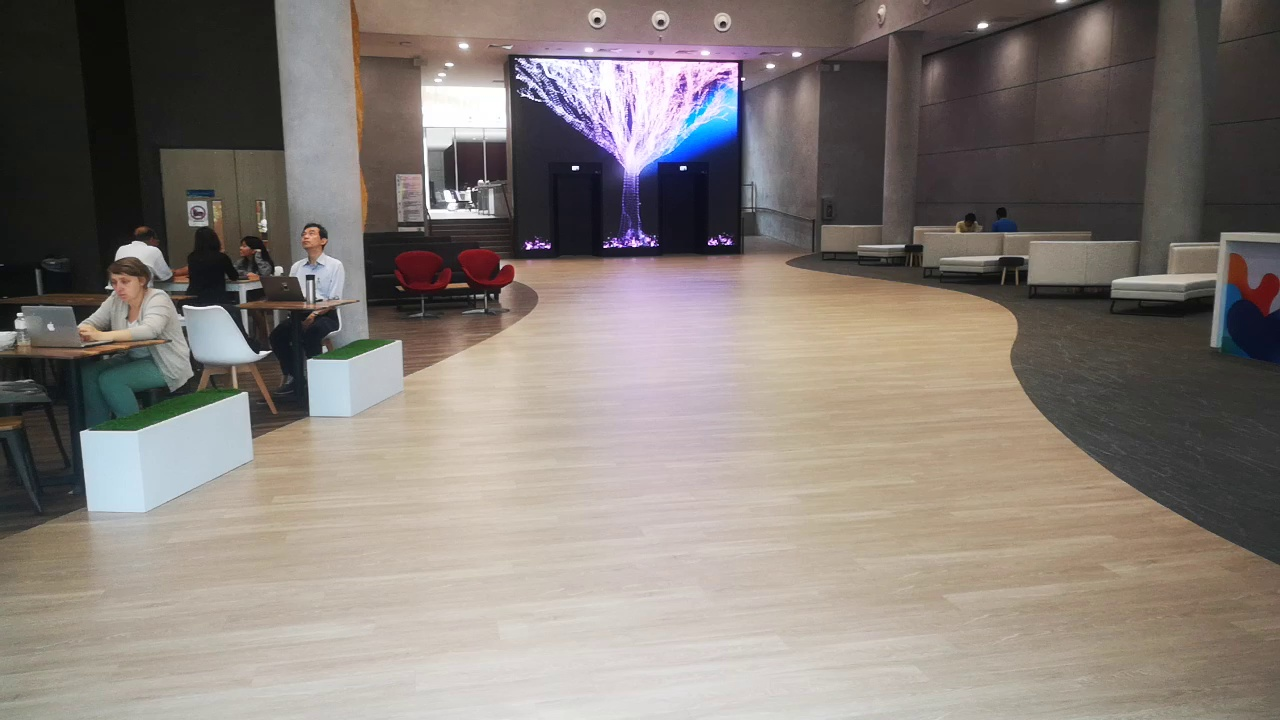
#> input picture data/frame0.jpg, 1280 x 720 px
$ python ima.py   (older library calls are emulated)
#> lines starting #> are read from the running program, lines starting #| are printed output that depends on the picture
#> further down, img2 is the input picture: shape (720, 1280, 3); mean R, G, B 133.5, 125.2, 119.4
# -*- coding: utf-8 -*-
"""
Created on Mon Apr 13 10:34:58 2020

@author: Mypc
"""


import os
import numpy as np
import matplotlib.pyplot as plt
import cv2
#from skimage.measure import structural_similarity as ssim
from skimage import measure
from PIL import Image
#img = plt.imread('new_img/frameL01P01.jpg150.jpg')
def img_edge(img):
    #define the vertical filter
    vertical_filter = [[-1,-2,-1], [0,0,0], [1,2,1]]

    #define the horizontal filter
    horizontal_filter = [[-1,0,1], [-2,0,2], [-1,0,1]]

    #read in the pinwheel image


    #get the dimensions of the image
    n,m,d = img.shape

    #initialize the edges image
    edges_img = img.copy()

    #loop over all pixels in the image
    for row in range(3, n-2):
        for col in range(3, m-2):

            #create little local 3x3 box
            local_pixels = img[row-1:row+2, col-1:col+2, 0]

            #apply the vertical filter
            vertical_transformed_pixels = vertical_filter*local_pixels
            #remap the vertical score
            vertical_score = vertical_transformed_pixels.sum()/4

            #apply the horizontal filter
            horizontal_transformed_pixels = horizontal_filter*local_pixels
            #remap the horizontal scoreplt.imshow(gray, cmap='gray')
            horizontal_score = horizontal_transformed_pixels.sum()/4

            #combine the horizontal and vertical scores into a total edge score
            edge_score = (vertical_score**2 + horizontal_score**2)**.5

            #insert this edge score into the edges image
            edges_img[row, col] = [edge_score]*3
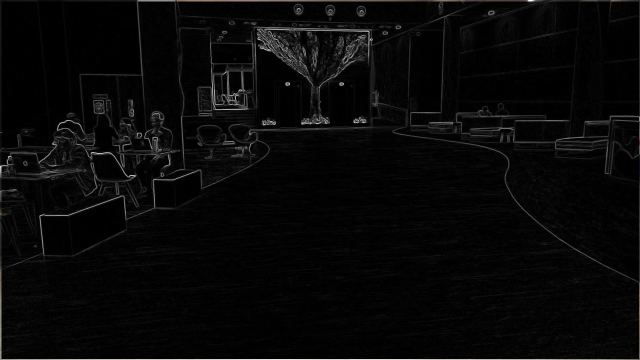
#> edges_img: shape (720, 1280, 3) (shown at 1/2 size); mean R, G, B 8.1, 8.1, 8

    #remap the values in the 0-1 range in case they went out of boundsQ
    edges_img = edges_img/edges_img.max()
    median_edges = np.median(edges_img, axis=0)
#> median_edges = 1280 rows, first 8: [0.133, 0.139, 0.133], [0.129, 0.135, 0.129], [0.118, 0.122, 0.12], [0.00784, 0.00784, 0.00784], [0.00784, 0.00784, 0.00784], [0.00784, 0.00784, 0.00784], [0.00784, 0.00784, 0.00784], [0.00784, 0.00784, 0.00784]
    med = np.mean(edges_img)
#> med = 0.0317
    edges_img[edges_img>med]=1
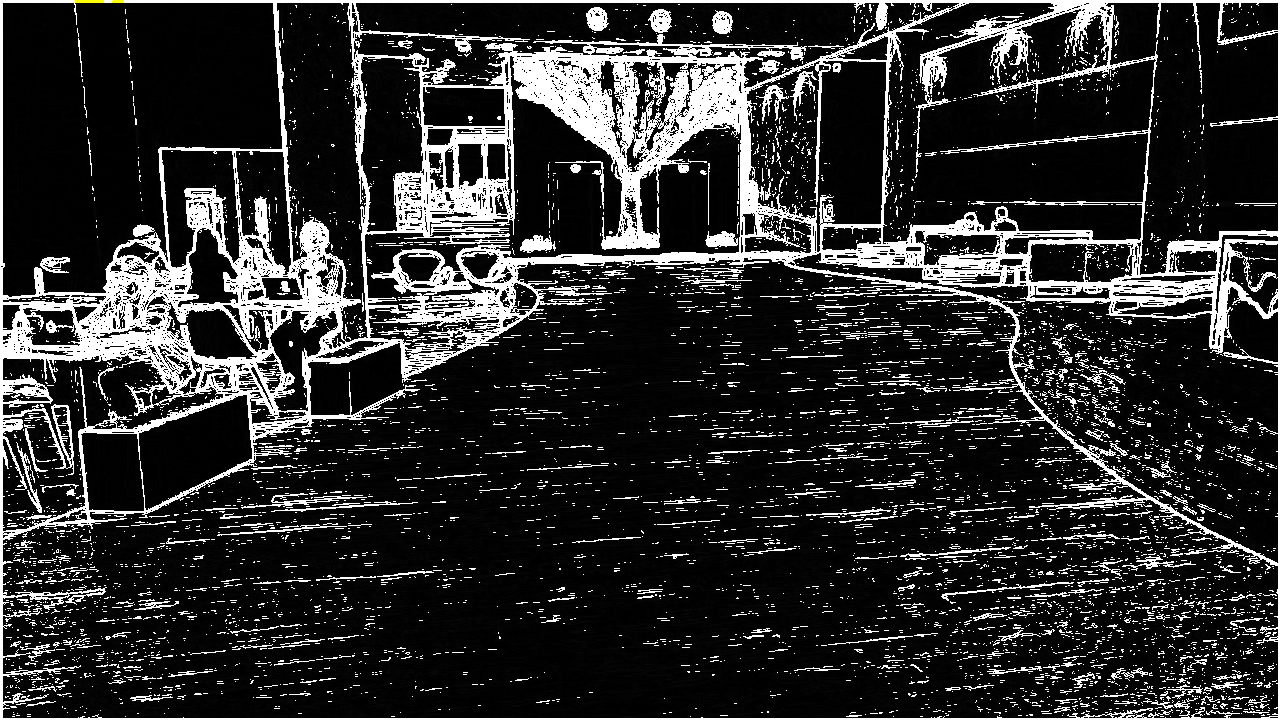
#> edges_img: shape (720, 1280, 3) float64; mean R, G, B 0.184, 0.184, 0.184
    edges_img[edges_img<=med]=0
    return edges_img

img2 = plt.imread('data/frame0.jpg')
pic2 = img_edge(img2)
#> (the run stopped early here; a loop or call above may not have finished)

$ run again, with data/frame1044.jpg copied over data/frame0.jpg
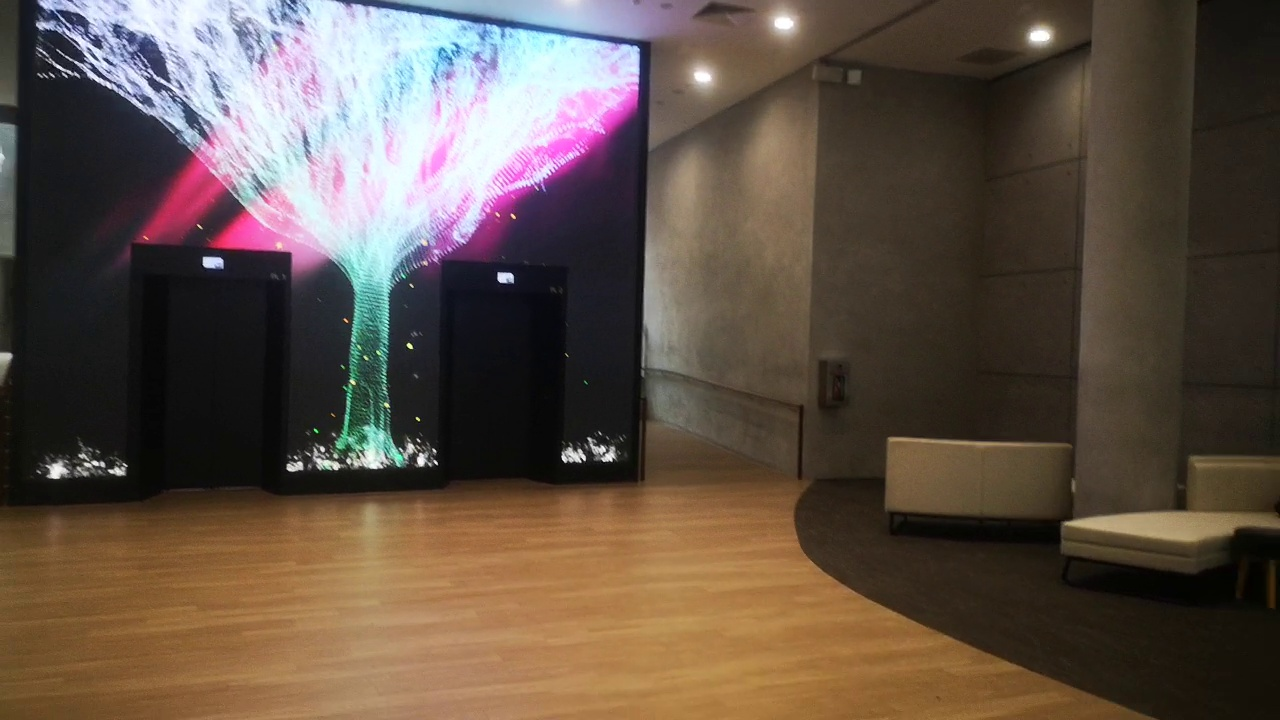
#> input picture data/frame1044.jpg, 1280 x 720 px
#> img2 is the input picture: shape (720, 1280, 3); mean R, G, B 95.6, 81, 69.9
#> after the loop in img_edge, `for row in range(3, n-2):`:
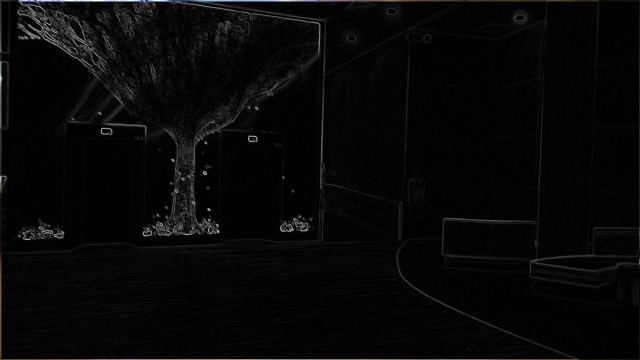
#> edges_img: shape (720, 1280, 3) (shown at 1/2 size); mean R, G, B 6.9, 6.8, 6.6
#> median_edges = 1280 rows, first 8: [0.353, 0.288, 0.176], [0.353, 0.286, 0.173], [0.349, 0.286, 0.169], [0.0118, 0.0118, 0.0118], [0.0118, 0.0118, 0.0118], [0.0118, 0.0118, 0.0118], [0.0118, 0.0118, 0.0118], [0.0118, 0.0118, 0.0118]
#> med = 0.0265
#> in img_edge, `edges_img[edges_img>med]=1`:
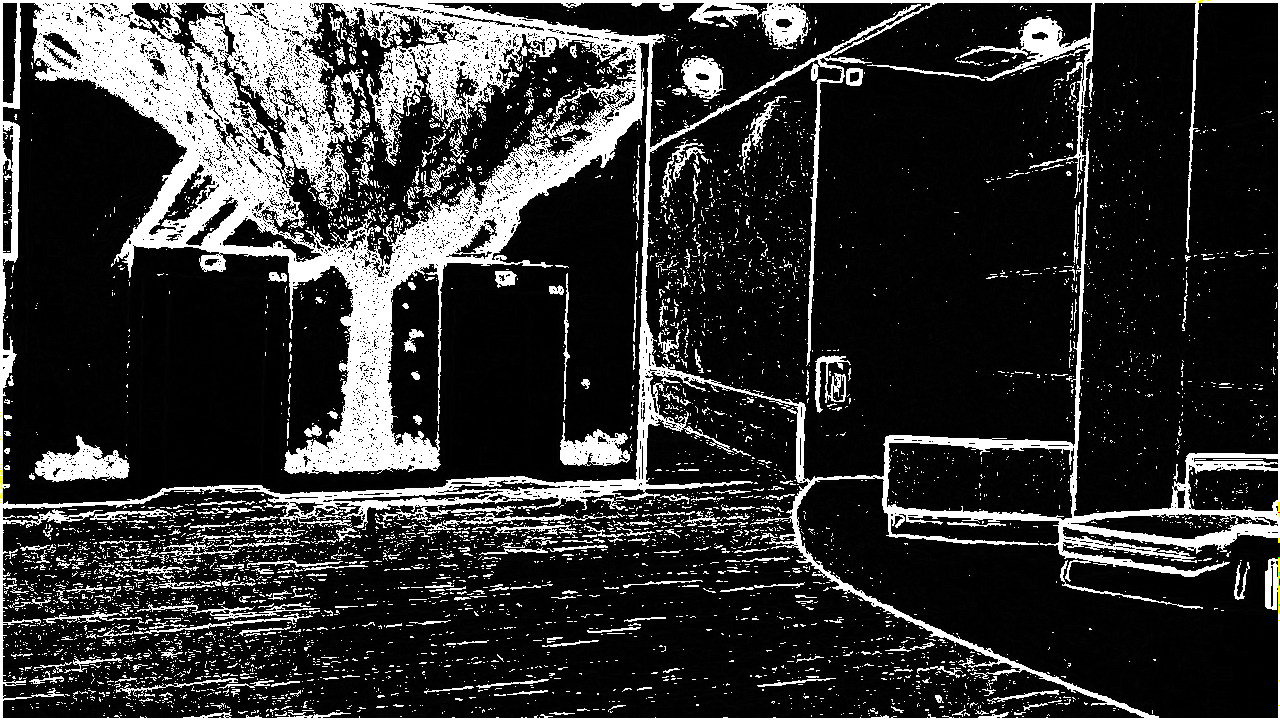
#> edges_img: shape (720, 1280, 3) float64; mean R, G, B 0.201, 0.201, 0.201

$ run again, with data/frame1131.jpg copied over data/frame0.jpg
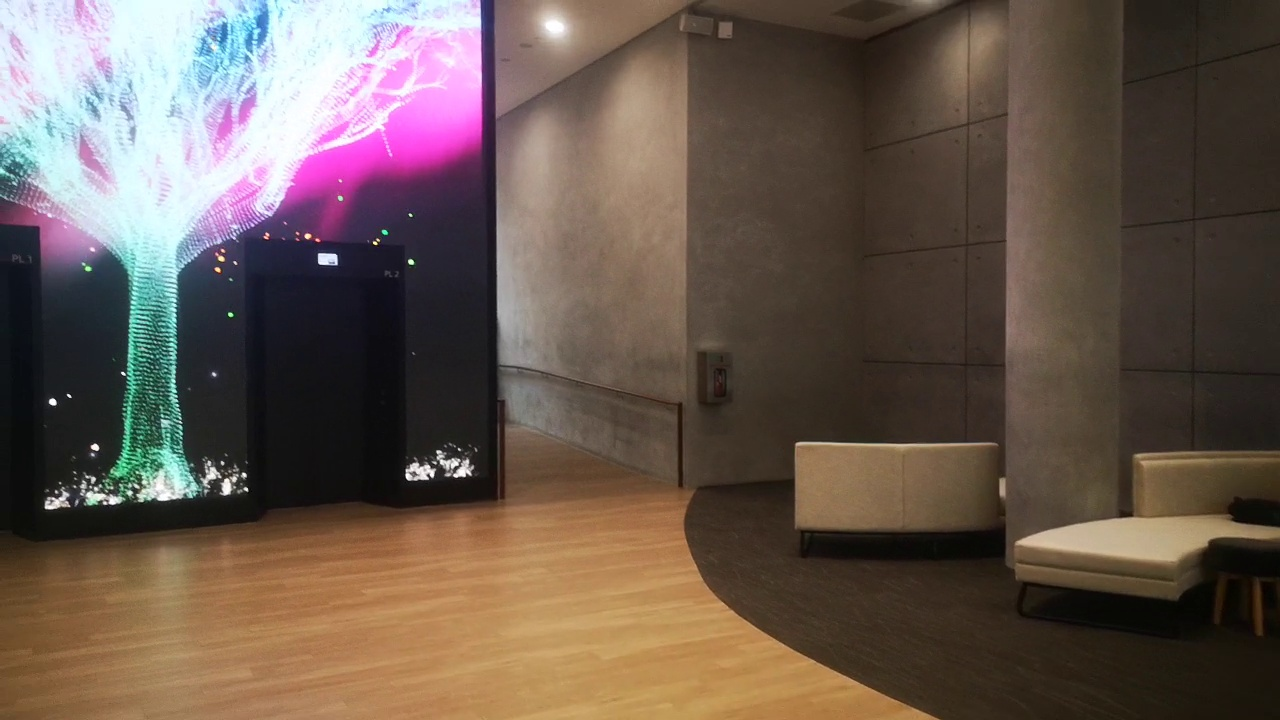
#> input picture data/frame1131.jpg, 1280 x 720 px
#> img2 is the input picture: shape (720, 1280, 3); mean R, G, B 103.9, 88.2, 78.4
#> after the loop in img_edge, `for row in range(3, n-2):`:
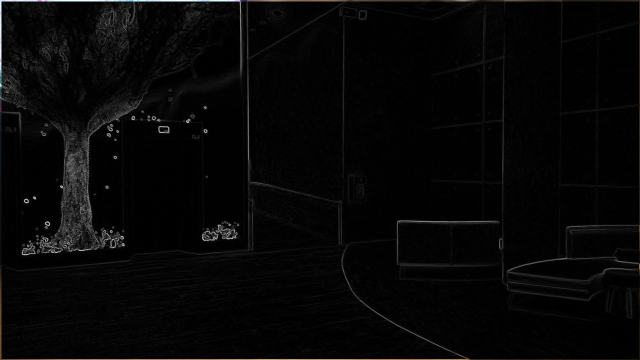
#> edges_img: shape (720, 1280, 3) (shown at 1/2 size); mean R, G, B 6.8, 6.6, 6.5
#> median_edges = 1280 rows, first 8: [0.247, 0.206, 0.161], [0.245, 0.204, 0.161], [0.255, 0.202, 0.161], [0.00392, 0.00392, 0.00392], [0.00392, 0.00392, 0.00392], [0.00392, 0.00392, 0.00392], [0.00392, 0.00392, 0.00392], [0.00784, 0.00784, 0.00784]
#> med = 0.026
#> in img_edge, `edges_img[edges_img>med]=1`:
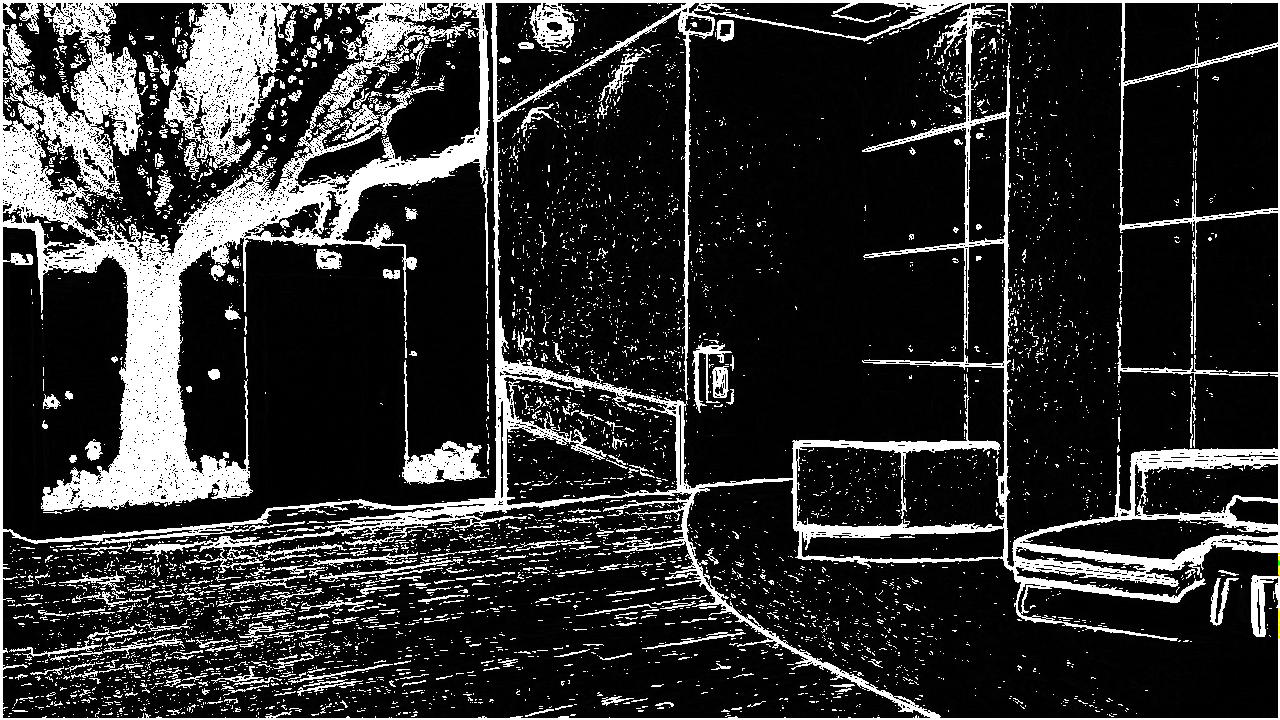
#> edges_img: shape (720, 1280, 3) float64; mean R, G, B 0.191, 0.191, 0.191
